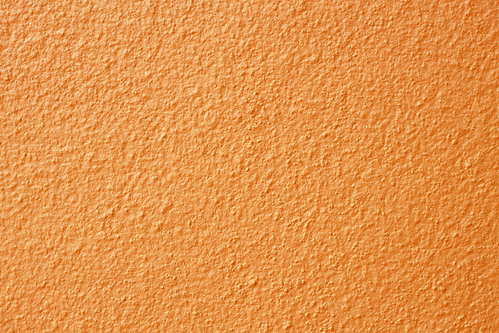
#> input picture learning/Images/im2.jpg, 499 x 333 px, found by its file name
$ python filtre_guass.py
#> lines starting #> are read from the running program, lines starting #| are printed output that depends on the picture
import cv2
import numpy as np
from matplotlib import pyplot as plt

image_path = "learning/Images/im2.jpg"
image = cv2.imread(image_path)
#> image is the input picture: shape (333, 499, 3); mean B, G, R 74.6, 147.4, 228.5
if image is None:
    print(f"Erreur : Impossible de charger l'image {image_path}. Vérifiez le chemin.")
    exit()

gray_image = cv2.cvtColor(image, cv2.COLOR_BGR2GRAY)
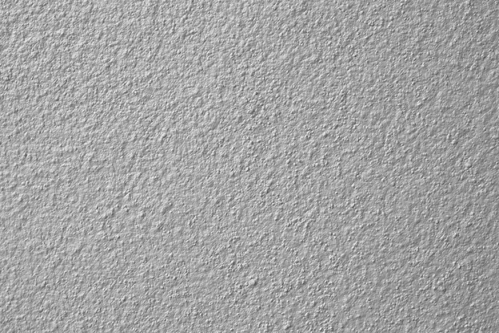
#> gray_image: shape (333, 499); min 81, max 237, mean 163.4

gaussian_filtered = cv2.GaussianBlur(gray_image, (9, 9), 0)
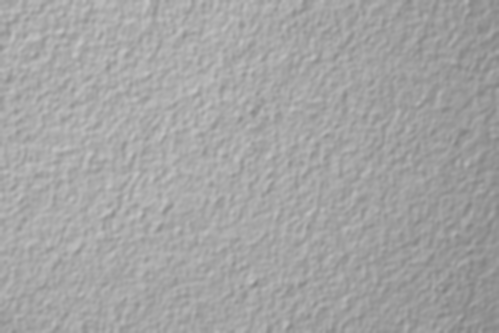
#> gaussian_filtered: shape (333, 499); min 128, max 196, mean 163.4

plt.figure(figsize=(10, 5))
plt.subplot(1, 2, 1)
plt.imshow(gray_image, cmap='gray')
plt.title("Image Originale (bruyante)")
plt.axis("off")
plt.subplot(1, 2, 2)
plt.imshow(gaussian_filtered, cmap='gray')
plt.title("Image Filtrée (Gaussienne)")
plt.axis("off")

plt.tight_layout()
plt.show()
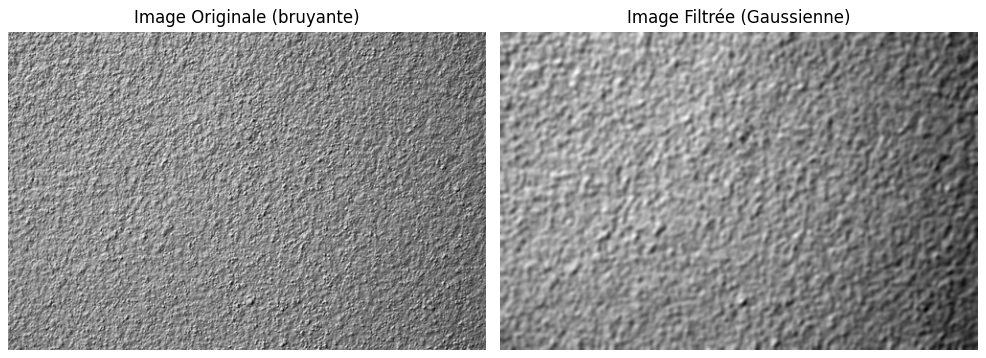
#> figure drawn by matplotlib, 2 panels
